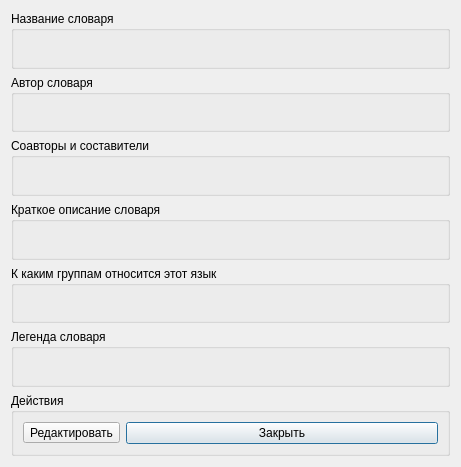
<?xml version="1.0" encoding="UTF-8"?>
<ui version="4.0">
 <class>legendWindow</class>
 <widget class="QDialog" name="legendWindow">
  <property name="geometry">
   <rect>
    <x>0</x>
    <y>0</y>
    <width>461</width>
    <height>467</height>
   </rect>
  </property>
  <property name="windowTitle">
   <string>Form</string>
  </property>
  <layout class="QVBoxLayout" name="verticalLayout_2">
   <item>
    <widget class="QGroupBox" name="groupBox">
     <property name="title">
      <string>Название словаря</string>
     </property>
    </widget>
   </item>
   <item>
    <widget class="QGroupBox" name="groupBox_2">
     <property name="title">
      <string>Автор словаря</string>
     </property>
    </widget>
   </item>
   <item>
    <widget class="QGroupBox" name="groupBox_3">
     <property name="title">
      <string>Соавторы и составители</string>
     </property>
    </widget>
   </item>
   <item>
    <widget class="QGroupBox" name="groupBox_4">
     <property name="title">
      <string>Краткое описание словаря</string>
     </property>
    </widget>
   </item>
   <item>
    <widget class="QGroupBox" name="groupBox_5">
     <property name="title">
      <string>К каким группам относится этот язык</string>
     </property>
    </widget>
   </item>
   <item>
    <widget class="QGroupBox" name="groupBox_6">
     <property name="title">
      <string>Легенда словаря</string>
     </property>
    </widget>
   </item>
   <item>
    <widget class="QGroupBox" name="groupBox_7">
     <property name="title">
      <string>Действия</string>
     </property>
     <layout class="QHBoxLayout" name="horizontalLayout">
      <item>
       <widget class="QToolButton" name="toolButton">
        <property name="text">
         <string>Редактировать</string>
        </property>
       </widget>
      </item>
      <item>
       <widget class="QPushButton" name="pushButton">
        <property name="text">
         <string>Закрыть</string>
        </property>
       </widget>
      </item>
     </layout>
    </widget>
   </item>
  </layout>
 </widget>
 <resources/>
 <connections/>
</ui>
